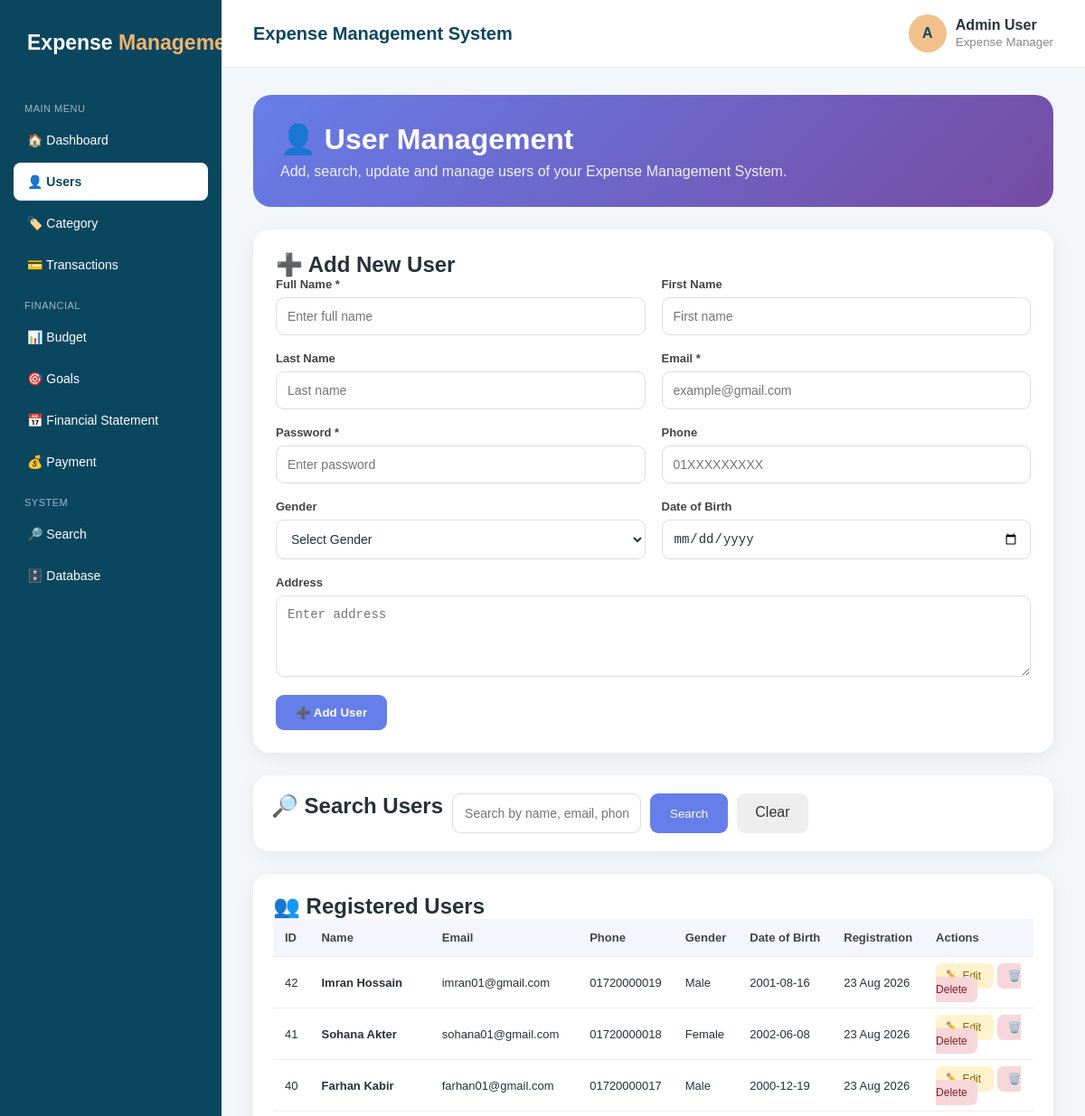
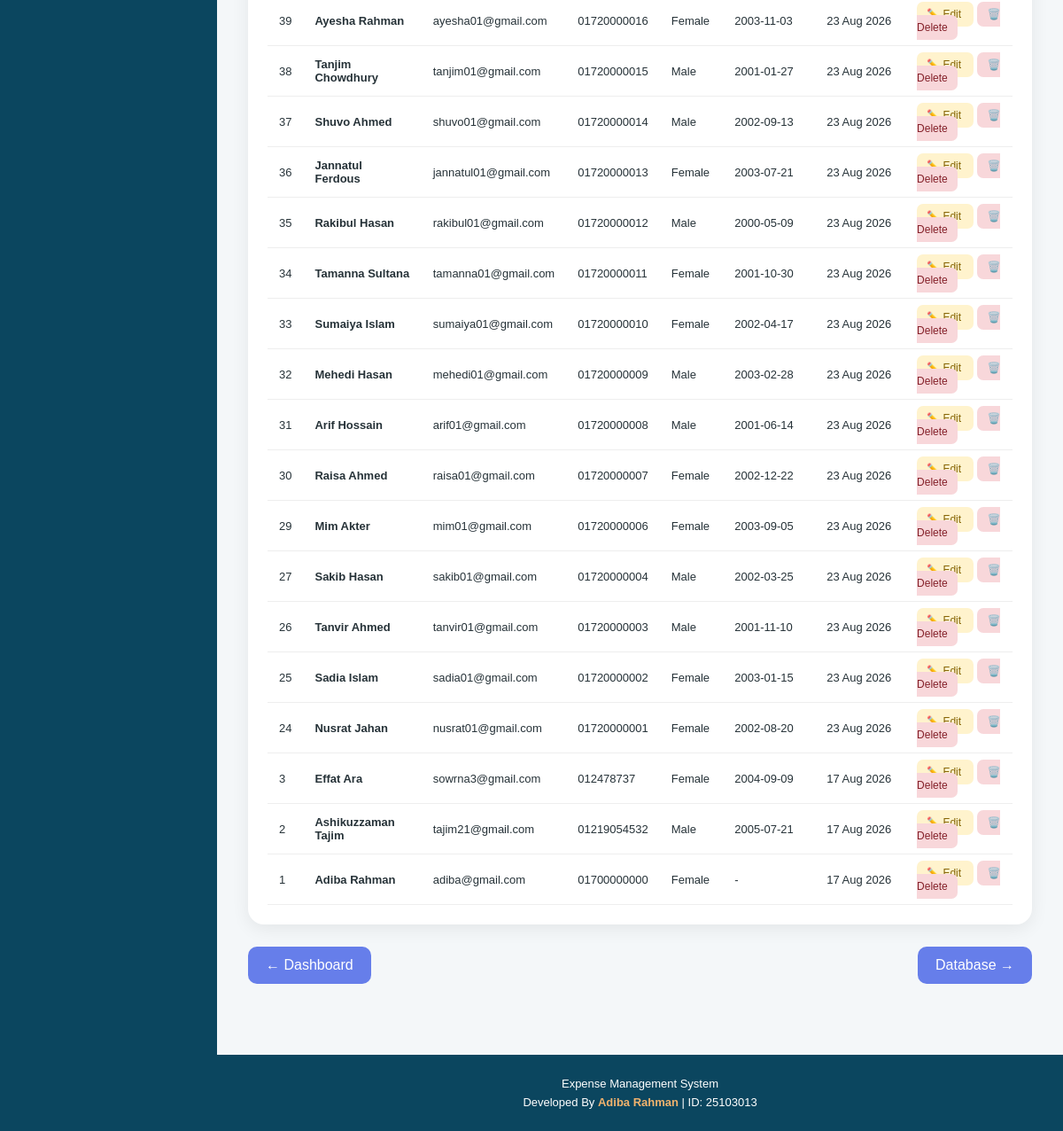
The page /users.php on the database its author committed (2 pictures, top to bottom).
### tables this page shows
CREATE TABLE `users` (
  `User_ID` int(11) NOT NULL,
  `Name` varchar(100) NOT NULL,
  `First_Name` varchar(50) DEFAULT NULL,
  `Last_Name` varchar(50) DEFAULT NULL,
  `Email` varchar(120) NOT NULL,
  `Password` varchar(255) NOT NULL,
  `Phone` varchar(20) DEFAULT NULL,
  `Gender` varchar(20) DEFAULT NULL,
  `Date_of_Birth` date DEFAULT NULL,
  `Address` varchar(255) DEFAULT NULL,
  `Profile_Picture` varchar(255) DEFAULT NULL,
  `Registration_Date` timestamp NOT NULL DEFAULT current_timestamp(),
  `Last_Login` datetime DEFAULT NULL
);

### users.php (the view, shortened to what this page needs)
<?php
require "config.php";
$editUser = null;
$search = trim($_GET['search'] ?? "");
if ($search != "") {
    $like = "%" . $search . "%";
    $stmt = $conn->prepare("
        SELECT
            User_ID,
            Name,
            First_Name,
            Last_Name,
            Email,
            Phone,
            Gender,
            Date_of_Birth,
            Address,
            Registration_Date
        FROM users
        WHERE
            Name LIKE ?
            OR First_Name LIKE ?
            OR Last_Name LIKE ?
            OR Email LIKE ?
            OR Phone LIKE ?
            OR Gender LIKE ?
        ORDER BY User_ID DESC
    ");
    $stmt->bind_param(
        "ssssss",
        $like,
        $like,
        $like,
        $like,
        $like,
        $like
    );
    $stmt->execute();
    $users = $stmt->get_result();
} else {
    $users = $conn->query("
        SELECT
            User_ID,
            Name,
            First_Name,
            Last_Name,
            Email,
            Phone,
            Gender,
            Date_of_Birth,
            Address,
            Registration_Date
        FROM users
        ORDER BY User_ID DESC
    ");
}
?>
<!DOCTYPE html>
<html>
<head>
<link
    rel="stylesheet"
    href="style.css"
>
</head>
<body>
<?php require "header.php"; ?>
<div class="content">
<div class="user-hero">
<h1>
👤 User Management
</h1>
<p>
Add, search, update and manage users of your Expense Management System.
</p>
</div>
<div class="user-form">
<h2>
<?php
if ($editUser) {
    echo "✏️ Update User";
} else {
    echo "➕ Add New User";
}
?>
</h2>
<form
    method="POST"
>
<div class="form-grid">
<div class="form-group">
<label>
Full Name *
</label>
<input
    type="text"
    name="name"
    required
    value="<?php
        echo htmlspecialchars(
            $editUser['Name']
            ?? ''
        );
    ?>"
    placeholder="Enter full name"
>
</div>
<div class="form-group">
<label>
First Name
</label>
<input
    type="text"
    name="first_name"
    value="<?php
        echo htmlspecialchars(
            $editUser['First_Name']
            ?? ''
        );
    ?>"
    placeholder="First name"
>
</div>
<div class="form-group">
<label>
Last Name
</label>
<input
    type="text"
    name="last_name"
    value="<?php
        echo htmlspecialchars(
            $editUser['Last_Name']
            ?? ''
        );
    ?>"
    placeholder="Last name"
>
</div>
<div class="form-group">
<label>
Email *
</label>
<input
    type="email"
    name="email"
    required
    value="<?php
        echo htmlspecialchars(
            $editUser['Email']
            ?? ''
        );
    ?>"
    placeholder="example@gmail.com"
>
</div>
<div class="form-group">
<label>
Password
<?php
if ($editUser) {
    echo "(leave blank to keep current)";
} else {
    echo "*";
}
?>
</label>
<input
    type="password"
    name="password"
    <?php
    if (!$editUser) {
        echo "required";
    }
    ?>
    placeholder="Enter password"
>
</div>
<div class="form-group">
<label>
Phone
</label>
<input
    type="text"
    name="phone"
    value="<?php
        echo htmlspecialchars(
            $editUser['Phone']
            ?? ''
        );
    ?>"
    placeholder="01XXXXXXXXX"
>
</div>
<div class="form-group">
<label>
Gender
</label>
<select name="gender">
<option value="">
Select Gender
</option>
</select>
</div>
<div class="form-group">
<label>
Date of Birth
</label>
<input
    type="date"
    name="date_of_birth"
    value="<?php
        echo $editUser['Date_of_Birth']
        ?? '';
    ?>"
>
</div>
<div class="form-group full">
<label>
Address
</label>
<textarea
    name="address"
    rows="3"
    placeholder="Enter address"
><?php
?></textarea>
</div>
</div>
<div class="form-buttons">
<button
    type="submit"
    class="save-btn"
>
<?php
if ($editUser) {
    echo "💾 Update User";
} else {
    echo "➕ Add User";
}
?>
</button>
</div>
</form>
</div>
<div class="search-box">
<h2>
🔎 Search Users
</h2>
<form
    method="GET"
    class="search-form"
>
<input
    type="text"
    name="search"
    value="<?php
        echo htmlspecialchars($search);
    ?>"
    placeholder="Search by name, email, phone..."
>
<button
    type="submit"
>
Search
</button>
<a
    href="users.php"
    class="clear-btn"
>
Clear
</a>
</form>
</div>
<div class="user-table">
<h2>
👥 Registered Users
</h2>
<table>
<thead>
<tr>
<th>ID</th>
<th>Name</th>
<th>Email</th>
<th>Phone</th>
<th>Gender</th>
<th>Date of Birth</th>
<th>Registration</th>
<th>Actions</th>
</tr>
</thead>
<tbody>
<?php
if (
    $users &&
    $users->num_rows > 0
) {
while (
    $row =
    $users->fetch_assoc()
) {
?>
<tr>
<td>
<?php
echo $row['User_ID'];
?>
</td>
<td>
<strong>
<?php
echo htmlspecialchars(
    $row['Name']
);
?>
</strong>
</td>
<td>
<?php
echo htmlspecialchars(
    $row['Email']
);
?>
</td>
<td>
<?php
echo htmlspecialchars(
    $row['Phone']
    ?? '-'
);
?>
</td>
<td>
<?php
echo htmlspecialchars(
    $row['Gender']
    ?? '-'
);
?>
</td>
<td>
<?php
echo htmlspecialchars(
    $row['Date_of_Birth']
    ?? '-'
);
?>
</td>
<td>
<?php
if (
    !empty(
        $row['Registration_Date']
    )
) {
echo date(
    "d M Y",
    strtotime(
        $row['Registration_Date']
    )
);
} else {
echo "-";
}
?>
</td>
<td>
<a
    href="users.php?edit=<?php
        echo $row['User_ID'];
    ?>"
    class="action-btn edit-btn"
>
✏️ Edit
</a>
<a
    href="users.php?delete=<?php
        echo $row['User_ID'];
    ?>"
    class="action-btn delete-btn"
    onclick="
        return confirm(
            'Are you sure you want to delete this user?'
        );
    "
>
🗑️ Delete
</a>
</td>
</tr>
<?php
}
}
?>
</tbody>
</table>
</div>
<div class="navigation">
<a
    href="dashboard.php"
>
← Dashboard
</a>
<a
    href="database.php"
>
Database →
</a>
</div>
</div>
<?php require "footer.php"; ?>
</body>
</html>

### style.css (style rules this page uses)
* { margin: 0; padding: 0; box-sizing: border-box; }
html { scroll-behavior: smooth; }
body { font-family: Arial, Helvetica, sans-serif; background: #f4f7f9; color: #263238; min-height: 100vh; }
.content { padding: 30px 35px; flex: 1; }
.form-grid { display: grid; grid-template-columns: repeat(2, 1fr); gap: 18px; }
.form-group { display: flex; flex-direction: column; }
.form-group.full { grid-column: 1 / -1; }
label { font-size: 13px; font-weight: bold; margin-bottom: 7px; color: #4d5b63; }
input, select, textarea { width: 100%; padding: 12px; border: 1px solid #d8dfe3; border-radius: 7px; outline: none; font-size: 14px; background: white; color: #263238; }
textarea { min-height: 90px; resize: vertical; }
table { width: 100%; border-collapse: collapse; min-width: 650px; }
th { background: #0b465f; color: white; padding: 13px; text-align: left; font-size: 13px; white-space: nowrap; }
td { padding: 13px; border-bottom: 1px solid #e9edef; font-size: 13px; vertical-align: middle; }
.search-box { display: flex; gap: 10px; margin-bottom: 20px; width: 100%; }
.search-box input { flex: 1; }
.navigation { display: flex; justify-content: space-between; align-items: center; margin-bottom: 20px; gap: 15px; }

### users.php (style rules this page uses)
.user-hero { background: linear-gradient( 135deg, #667eea, #764ba2 ); color: white; padding: 30px; border-radius: 20px; margin-bottom: 25px; }
.user-hero h1 { margin: 0 0 8px 0; }
.user-hero p { margin: 0; opacity: .9; }
.user-form { background: white; padding: 25px; border-radius: 18px; margin-bottom: 25px; box-shadow: 0 5px 20px rgba(0,0,0,.07); }
.form-grid { display: grid; grid-template-columns: repeat(2, 1fr); gap: 18px; }
.form-group { display: flex; flex-direction: column; }
.form-group label { font-weight: 600; margin-bottom: 7px; color: #444; }
.form-group input, .form-group select, .form-group textarea { padding: 12px; border: 1px solid #ddd; border-radius: 9px; font-size: 14px; outline: none; }
.full { grid-column: 1 / -1; }
.form-buttons { margin-top: 20px; display: flex; gap: 10px; }
.form-buttons button, .form-buttons a { border: none; padding: 12px 22px; border-radius: 9px; text-decoration: none; cursor: pointer; font-weight: 600; }
.save-btn { background: #667eea; color: white; }
.search-box { background: white; padding: 20px; border-radius: 18px; margin-bottom: 25px; box-shadow: 0 5px 20px rgba(0,0,0,.06); }
.search-form { display: flex; gap: 10px; }
.search-form input { flex: 1; padding: 13px; border: 1px solid #ddd; border-radius: 9px; }
.search-form button { background: #667eea; color: white; border: none; padding: 12px 22px; border-radius: 9px; cursor: pointer; }
.clear-btn { background: #eee; color: #333; padding: 12px 20px; border-radius: 9px; text-decoration: none; }
.user-table { background: white; padding: 22px; border-radius: 18px; box-shadow: 0 5px 20px rgba(0,0,0,.07); overflow-x: auto; }
.user-table table { width: 100%; border-collapse: collapse; }
.user-table th { background: #f4f5ff; color: #444; }
.user-table th, .user-table td { padding: 13px; border-bottom: 1px solid #eee; text-align: left; }
.action-btn { padding: 7px 11px; border-radius: 7px; text-decoration: none; font-size: 12px; margin-right: 4px; }
.edit-btn { background: #fff3cd; color: #856404; }
.delete-btn { background: #f8d7da; color: #842029; }
.navigation { display: flex; justify-content: space-between; margin-top: 25px; }
.navigation a { text-decoration: none; background: #667eea; color: white; padding: 12px 20px; border-radius: 10px; }

### rows shown on the page
users: User_ID "42", Name "Imran Hossain", Email "imran01@gmail.com", Phone "01720000019", Gender "Male", Date_of_Birth "2001-08-16", Registration_Date "23 Aug 2026"
users: User_ID "41", Name "Sohana Akter", Email "sohana01@gmail.com", Phone "01720000018", Gender "Female", Date_of_Birth "2002-06-08", Registration_Date "23 Aug 2026"
users: User_ID "40", Name "Farhan Kabir", Email "farhan01@gmail.com", Phone "01720000017", Gender "Male", Date_of_Birth "2000-12-19", Registration_Date "23 Aug 2026"
users: User_ID "39", Name "Ayesha Rahman", Email "ayesha01@gmail.com", Phone "01720000016", Gender "Female", Date_of_Birth "2003-11-03", Registration_Date "23 Aug 2026"
users: User_ID "38", Name "Tanjim Chowdhury", Email "tanjim01@gmail.com", Phone "01720000015", Gender "Male", Date_of_Birth "2001-01-27", Registration_Date "23 Aug 2026"
users: User_ID "37", Name "Shuvo Ahmed", Email "shuvo01@gmail.com", Phone "01720000014", Gender "Male", Date_of_Birth "2002-09-13", Registration_Date "23 Aug 2026"
users: User_ID "36", Name "Jannatul Ferdous", Email "jannatul01@gmail.com", Phone "01720000013", Gender "Female", Date_of_Birth "2003-07-21", Registration_Date "23 Aug 2026"
users: User_ID "35", Name "Rakibul Hasan", Email "rakibul01@gmail.com", Phone "01720000012", Gender "Male", Date_of_Birth "2000-05-09", Registration_Date "23 Aug 2026"
users: User_ID "34", Name "Tamanna Sultana", Email "tamanna01@gmail.com", Phone "01720000011", Gender "Female", Date_of_Birth "2001-10-30", Registration_Date "23 Aug 2026"
users: User_ID "33", Name "Sumaiya Islam", Email "sumaiya01@gmail.com", Phone "01720000010", Gender "Female", Date_of_Birth "2002-04-17", Registration_Date "23 Aug 2026"
users: User_ID "32", Name "Mehedi Hasan", Email "mehedi01@gmail.com", Phone "01720000009", Gender "Male", Date_of_Birth "2003-02-28", Registration_Date "23 Aug 2026"
users: User_ID "31", Name "Arif Hossain", Email "arif01@gmail.com", Phone "01720000008", Gender "Male", Date_of_Birth "2001-06-14", Registration_Date "23 Aug 2026"
users: User_ID "30", Name "Raisa Ahmed", Email "raisa01@gmail.com", Phone "01720000007", Gender "Female", Date_of_Birth "2002-12-22", Registration_Date "23 Aug 2026"
users: User_ID "29", Name "Mim Akter", Email "mim01@gmail.com", Phone "01720000006", Gender "Female", Date_of_Birth "2003-09-05", Registration_Date "23 Aug 2026"
users: User_ID "27", Name "Sakib Hasan", Email "sakib01@gmail.com", Phone "01720000004", Gender "Male", Date_of_Birth "2002-03-25", Registration_Date "23 Aug 2026"
users: User_ID "26", Name "Tanvir Ahmed", Email "tanvir01@gmail.com", Phone "01720000003", Gender "Male", Date_of_Birth "2001-11-10", Registration_Date "23 Aug 2026"
users: User_ID "25", Name "Sadia Islam", Email "sadia01@gmail.com", Phone "01720000002", Gender "Female", Date_of_Birth "2003-01-15", Registration_Date "23 Aug 2026"
users: User_ID "24", Name "Nusrat Jahan", Email "nusrat01@gmail.com", Phone "01720000001", Gender "Female", Date_of_Birth "2002-08-20", Registration_Date "23 Aug 2026"
users: User_ID "3", Name "Effat Ara", Email "sowrna3@gmail.com", Phone "012478737", Gender "Female", Date_of_Birth "2004-09-09", Registration_Date "17 Aug 2026"
users: User_ID "2", Name "Ashikuzzaman Tajim", Email "tajim21@gmail.com", Phone "01219054532", Gender "Male", Date_of_Birth "2005-07-21", Registration_Date "17 Aug 2026"
users: User_ID "1", Name "Adiba Rahman", Email "adiba@gmail.com", Phone "01700000000", Gender "Female", Date_of_Birth "-", Registration_Date "17 Aug 2026"
